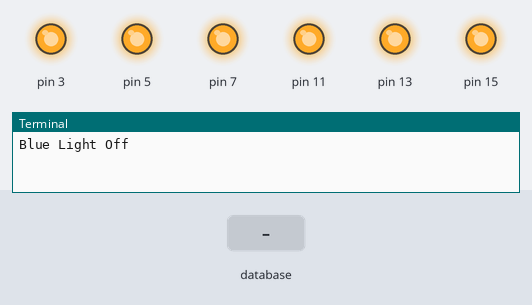
The program below on a simulated Raspberry Pi (header pin numbers). Parts: output pins drawn as LEDs (lit = HIGH), the last lines printed to the terminal. The test bench sets the inputs (shaded band). Each call to the cloud database takes 0.3 s, and an entry nobody has set reads as its off value or as empty.

Above: at 1.2 s.
1.3 s: database entry "greenbeacon" set to "1"
At 4.1 s:
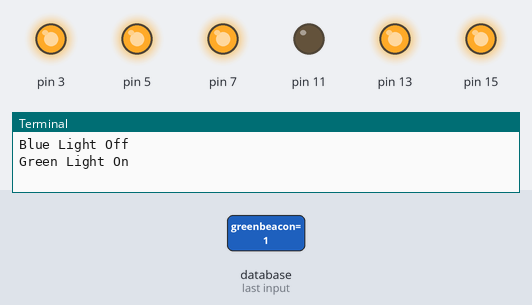
At 7.6 s:
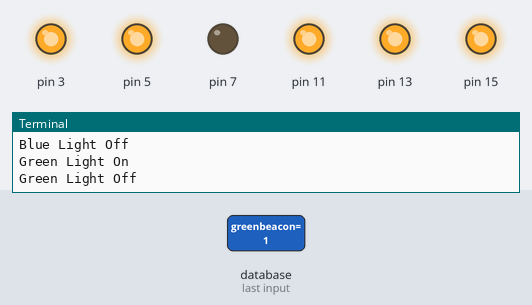
Timing chart, 0 to 11.1 s (numbered marks = the images above; inputs shaded):
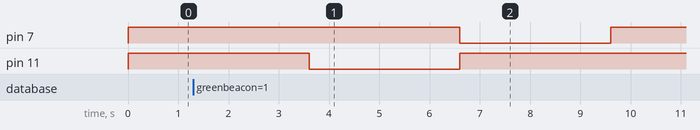

Measured:
- after the input at 1.3 s, pin 7: HIGH → LOW after 5.3 s, → HIGH 3.0 s later; pin 11: HIGH → LOW after 2.3 s, → HIGH 3.0 s later

The program:

LightsV1.py
```python
'''
Created on Jan 26, 2018

@author: Bryan
'''
import pyrebase
import time
import RPi.GPIO as GPIO

def setupFirebase():
    config = {
    "apiKey": "AIzaSyDuZBIJtEyFK4hxyJtr-C9HO_R4Pix8kds",
    "authDomain": "",
    "databaseURL": "https://makeathon-2018.firebaseio.com/",
    "storageBucket": "",
    "serviceAccount": ""
    }

    firebase = pyrebase.initialize_app(config)
    db = firebase.database()
    return db


def gpioSetup():
    #Code for pin setup
    GPIO.setup(3, GPIO.OUT)
    GPIO.setup(5, GPIO.OUT)
    GPIO.setup(7, GPIO.OUT)
    GPIO.setup(11, GPIO.OUT)
    GPIO.setup(13, GPIO.OUT)
    GPIO.setup(15, GPIO.OUT)
    GPIO.output(3, GPIO.HIGH)
    GPIO.output(5, GPIO.HIGH)
    GPIO.output(7, GPIO.HIGH)
    GPIO.output(11, GPIO.HIGH)
    GPIO.output(13, GPIO.HIGH)
    GPIO.output(15, GPIO.HIGH)


#GPIO.output(channel, GPIO.HIGH) # set channel for being output of 3.3 V
# two options for output (.HIGH0 := 3.3V) & ( .LOW := .0 V)

# Right now we have four different stated for two buttons Binary on off

# Pin Designation:
# Pin 3 Outlet 1 on
# Pin 5 outlet 1 off
# Pin 8 outlet 2 on
# Pin 10 outlet 2 off

# Set objects from firebase: All states should be binary to designate signal or no signal to the optocoupler
# Outlet state 1 for on and outlet state 0 for off
if __name__ == '__main__':
    GPIO.setmode(GPIO.BOARD)
    db = setupFirebase()
    gpioSetup()
    while True:
        #Blue Beacon zone
        if int(db.child("bluebeacon").get().val()) == 0:
            GPIO.output(3, GPIO.HIGH)
            GPIO.output(5, GPIO.HIGH)
            print("Blue Light Off")
        else:
            GPIO.output(3, GPIO.HIGH)
            GPIO.output(5, GPIO.LOW)
            print("BLue Light On")
            time.sleep(3)
            GPIO.output(5, GPIO.HIGH)
            GPIO.output(3, GPIO.LOW)
            print("Blue Light Off")
            time.sleep(3)
            GPIO.output(3, GPIO.HIGH)


        time.sleep(3)

        #Green beacon zone
        if int(db.child("greenbeacon").get().val()) == 0:
            GPIO.output(7, GPIO.HIGH)
            GPIO.output(11, GPIO.HIGH)
            print("Green Light Off")

        else:
            GPIO.output(7, GPIO.HIGH)
            GPIO.output(11, GPIO.LOW)
            print("Green Light On")
            time.sleep(3)
            GPIO.output(11, GPIO.HIGH)
            GPIO.output(7, GPIO.LOW)
            print("Green Light Off")
            time.sleep(3)
            GPIO.output(7, GPIO.HIGH)

        time.sleep(3)
        #Purple beacon zone
        if int(db.child("purplebeacon").get().val()) == 0:
            GPIO.output(13, GPIO.HIGH)
            GPIO.output(15, GPIO.HIGH)
            print("Purple Light Off")
        else:
            GPIO.output(13, GPIO.HIGH)
            GPIO.output(15, GPIO.LOW)
            print("Purple Light On")
            time.sleep(3)
            GPIO.output(15, GPIO.HIGH)
            GPIO.output(13, GPIO.LOW)
            print("Purple Light Off")
            time.sleep(3)
            GPIO.output(13, GPIO.HIGH)
        time.sleep(3)
```
